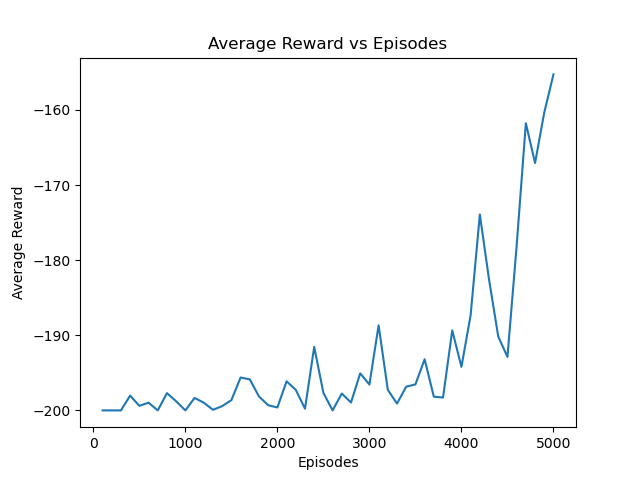

The script that saved this image:
import numpy as np
import gym
import matplotlib.pyplot as plt


def epsilon_greedy(epsilon, Q, n_actions, state):
    '''
    Choose action according to epsilon-greedy policy

    Params:
    -------
    epsilon: float
    Q: np.ndarray
        action-value function
    n_actions: int
        number of actions
    state: [int, int]
        current state

    Return
    ------
    action: (int, int)
    '''
    if not np.random.binomial(1, epsilon):
        action = np.argmax(Q[state[0], state[1]])
    else:
        action = np.random.randint(n_actions)
    return action


def discretize_state(env, position, velocity):
    '''
    Discretize state
        [position, velociy] => [int(position * 10), int(velocity * 100)]

    Params
    ------
    env: OpenAI MoutainCar env
    position: float
        position of the car
    velocity: float
        velocity of the car
    '''
    position_low, velocity_low = env.low
    discretized_position = int((position - position_low) * 10)
    discretized_velocity = int((velocity - velocity_low) * 100)
    return discretized_position, discretized_velocity


def q_learning(Q, env, epsilon, alpha, gamma, current_ep):
    '''
    Q-learning algorithm

    Params
    ------
    Q: np.ndarray
        action-value function
    env: OpenAI MoutainCar env
    epsilon: float
        epsilon greedy param
    alpha: float
        step size
    gamma: float
        discount factor
    current_ep: int
        current episode

    Return
    ------
    total_reward: int
        total reward of the episode
    '''
    start_state = env.reset()
    state = discretize_state(env, start_state[0], start_state[1])
    n_actions = env.action_space.n
    total_reward = 0

    while True:
        if current_ep + 20 >= n_eps:
            env.render()

        action = epsilon_greedy(epsilon, Q, n_actions, state)
        next_state_, reward, terminated, _ = env.step(action)
        next_state = discretize_state(env, next_state_[0], next_state_[1])

        if terminated and next_state_[0] >= 0.5:
            Q[state[0], state[1], action] = reward
        else:
            delta = alpha * (reward + gamma 
                * np.max(Q[next_state[0], next_state[1]]) 
                - Q[state[0], state[1], action])
            Q[state[0], state[1], action] += delta

        total_reward += reward
        state = next_state

        if terminated:
            break

    return total_reward


if __name__ == '__main__':
    # state = [position, velocity]
    # position_range = [-1.2, 0.6]
    # velocity_range = [-0.7, 0.7]
    env = gym.make('MountainCar-v0')
    env.reset()
    position_low, velocity_low = env.low
    position_high, velocity_high = env.high
    max_position, max_velocity = discretize_state(env, position_high, velocity_high)
    min_position, min_velocity = discretize_state(env, position_low, velocity_low)
    n_positions = max_position - min_position + 1
    n_velocities = max_velocity - min_velocity + 1
    n_actions = env.action_space.n

    Q = np.zeros((n_positions, n_velocities, n_actions))
    n_eps = 5000
    min_epsilon = 0
    epsilon = 0.1
    alpha = 0.5
    gamma = 0.9
    min_alpha = 0.01
    reward_list = []
    ave_reward_list = []
    reduction = (alpha - min_alpha) / n_eps

    for ep in range(n_eps):
        total_reward = q_learning(Q, env, epsilon, alpha, gamma, ep)

        if alpha > min_alpha:
            alpha -= reduction

        reward_list.append(total_reward)

        if (ep + 1) % 100 == 0:
            ave_reward = np.mean(reward_list)
            ave_reward_list.append(ave_reward)
            reward_list = []
            
        if (ep + 1) % 100 == 0:    
            print('Episode {} Average Reward: {}'.format(ep + 1, ave_reward))

    env.close()
    plt.plot(100 * (np.arange(len(ave_reward_list)) + 1), ave_reward_list)
    plt.xlabel('Episodes')
    plt.ylabel('Average Reward')
    plt.title('Average Reward vs Episodes')
    plt.savefig('./mountain_car.png')
    plt.close()  
    